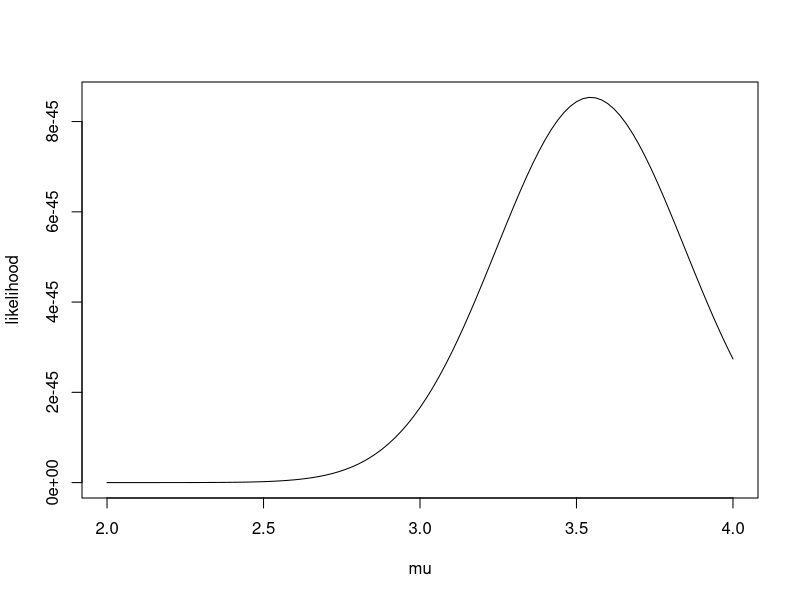
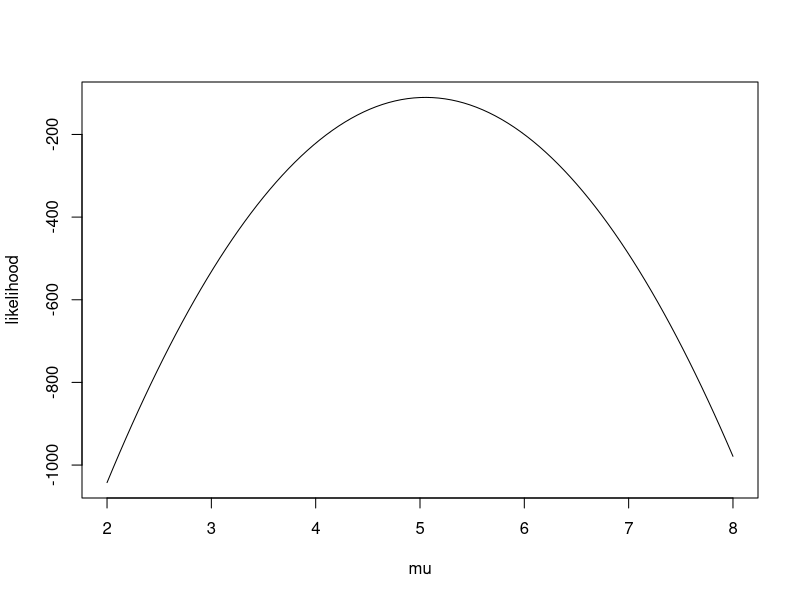

Recreate these plots in R, in order.
library(data.table)
library(dplyr)
library(ggplot2)

dat = fread("baseball.csv")
colnames(dat)

likelihood = function(y){
  return(function(mu) {
    L = 1
    for (yn in y) {
      L = L*exp(-0.5*(yn-mu)^2)/sqrt(2*pi)
    }
    return(L)
  })
}

y = c(3,2,4,3, 0, 0, -1, 10, 9, 10, -1)
likelihood(y)(2)
plot(likelihood(y), 2, 4, xlab="mu", ylab="likelihood")

log_likelihood = function(y) {
  return(function(mu) {
    L = 0
    for (yn in y) {
      L = L - (yn-mu)^2
    }
    return(L)
  })
}

y = rnorm(100,5,1)
plot(log_likelihood(y), 2, 8, xlab="mu", ylab="likelihood")
